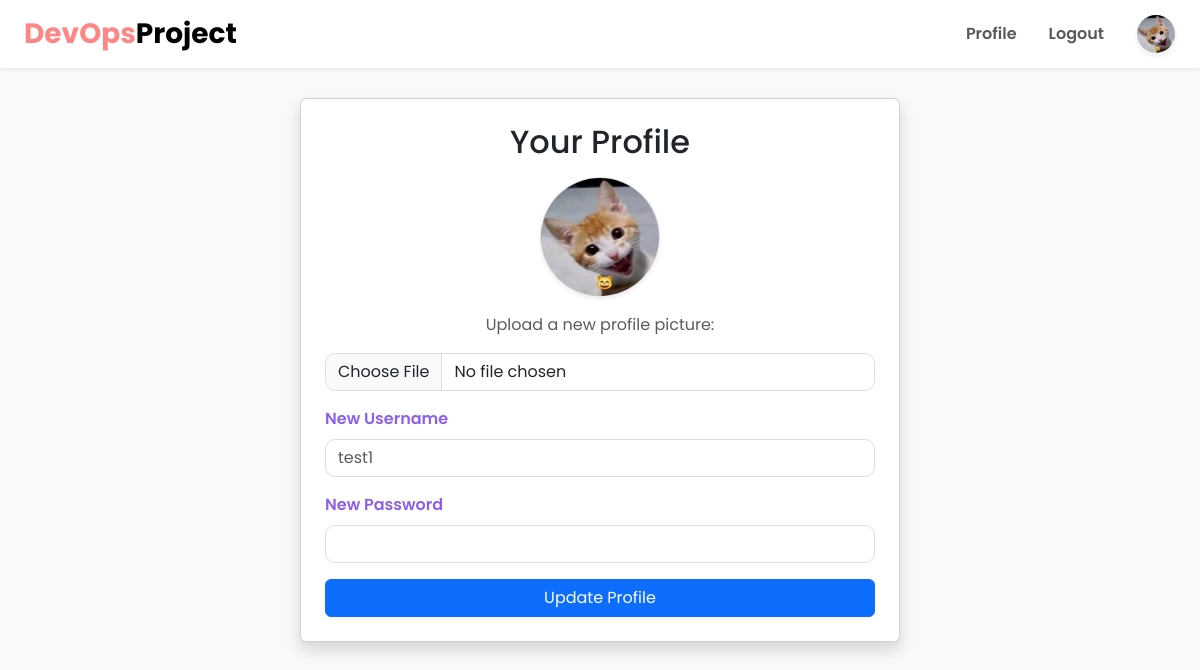
The page /profile (signed in) on the database its author committed.
### app/models.py (models this page shows)
class User(db.Model, UserMixin):
    id = db.Column(db.Integer, primary_key=True)
    username = db.Column(db.String(100), unique=True, nullable=False)
    password = db.Column(db.String(100), nullable=False)
    avatar_filename = db.Column(
        db.String(300),
        nullable=True)  # New field for PFP

### app/routes.py (the view, shortened to what this page needs)
@main_bp.route('/profile', methods=['GET', 'POST'])
@login_required
def profile():
    return render_template('profile.html')

### app/routes.py (called while the page is built)
@login_manager.user_loader
def load_user(user_id):
    return User.query.get(int(user_id))

### app/templates/profile.html
{% extends 'base.html' %}
{% block content %}
<div class="card p-4 shadow mx-auto" style="max-width: 600px; margin-top: 30px;">
  <h2 class="mb-3 text-center">Your Profile</h2>
  <form method="POST" enctype="multipart/form-data">
    <div class="mb-3 text-center">
      {% if current_user.avatar_filename %}
      <img src="{{ url_for('main.uploaded_file', filename=current_user.avatar_filename) }}"
           alt="Profile Picture" width="120" height="120"
           class="rounded-circle border shadow-sm mb-3">
      {% else %}
      <img src="{{ url_for('static', filename='css/default-avatar.png') }}"
           alt="Default Avatar" width="120" height="120"
           class="rounded-circle border shadow-sm mb-3">
      {% endif %}
      <p class="text-muted">Upload a new profile picture:</p>
      <input class="form-control" type="file" name="avatar" id="avatar" />
    </div>
    <div class="mb-3">
      <label for="username" class="form-label">New Username</label>
      <input class="form-control" type="text" name="username" id="username" placeholder="{{ current_user.username }}" />
    </div>
    <div class="mb-3">
      <label for="password" class="form-label">New Password</label>
      <input class="form-control" type="password" name="password" id="password" />
    </div>
    <button class="btn btn-primary w-100" type="submit">Update Profile</button>
  </form>
</div>
{% endblock %}

### app/templates/base.html (shortened to what this page needs)
<!DOCTYPE html>
<html lang="en">
<head>
  <link rel="stylesheet" href="https://cdn.jsdelivr.net/npm/bootstrap@5.3.0/dist/css/bootstrap.min.css">
  <link rel="stylesheet" href="https://cdnjs.cloudflare.com/ajax/libs/animate.css/4.1.1/animate.min.css"/>
  <link rel="stylesheet" href="{{ url_for('static', filename='css/styles.css') }}">
</head>
<body style="font-family: 'Poppins', sans-serif; background: #f9f9f9;">
  <nav class="navbar navbar-expand-lg navbar-light bg-white shadow-sm px-4 animate__animated animate__fadeInDown">
    <a class="navbar-brand fs-3 fw-bold" href="{{ url_for('main.home') }}">
      <span style="color: #ff8686;">DevOps</span>Project
    </a>
    <div class="collapse navbar-collapse justify-content-end" id="navbarSupportedContent">
      <ul class="navbar-nav align-items-center">
        {% if current_user.is_authenticated %}
        <li class="nav-item mx-2">
          <a class="nav-link fw-semibold" href="{{ url_for('main.profile') }}">Profile</a>
        </li>
        <li class="nav-item mx-2">
          <a class="nav-link fw-semibold" href="{{ url_for('main.logout') }}">Logout</a>
        </li>
        <li class="nav-item ms-3">
          {% if current_user.avatar_filename %}
          <img src="{{ url_for('main.uploaded_file', filename=current_user.avatar_filename) }}"
               alt="Profile Picture" width="40" height="40"
               class="rounded-circle border border-light shadow-sm">
          {% else %}
          <img src="{{ url_for('static', filename='css/default-avatar.png') }}"
               alt="Default Avatar" width="40" height="40"
               class="rounded-circle border border-light shadow-sm">
          {% endif %}
        </li>
        {% endif %}
      </ul>
    </div>
  </nav>
  {% block content %}{% endblock %}
</body>
</html>

### app/static/css/styles.css (style rules this page uses)
body { font-family: 'Poppins', sans-serif; background: #f9f9f9; margin: 0; padding: 0; color: #333; }
a { color: #333; text-decoration: none; }
.form-label { font-weight: 600; color: #8e5eee; }
.form-control { border-radius: 10px; border: 1px solid #ddd; }
.navbar-brand span { color: #ff5c5c; }

### rows shown on the page
User: avatar_filename (picture), username "test1"
